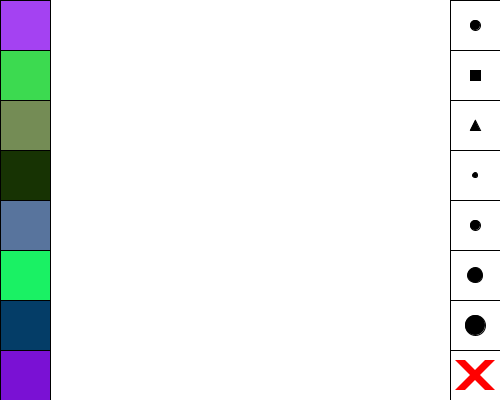
Frame 1 (no input)
Frame 60 (the mouse pressed at the canvas centre just before this capture): identical to frame 1, image omitted
Frame 120 (the mouse held since frame 60 and released just before this capture): identical to frame 1, image omitted

The Processing sketch that drew this single still picture (run headless with seeded random() and noise(); from frame 60 on, the mouse is pressed at the canvas centre):

// Processing sketch: Paint
// ── Paint.pde
/*
* Author: Jared Richardson
 * Date: 7/16/2018
 *
 * Desc: A simple paint program for College for Kids made in Processing 3.3.7
 */

//Global Variables
color[] pallet = new color[8];
color c;
int size, shape;

void setup() {
  size(500, 400);
  background(255, 255, 255);

  //Create random color pallet
  for (int i = 0; i < 8; i++) {    
    c = color(random(255), random(255), random(255));
    fill(c);
    pallet[i] = c;
    rect(0, i*50, 50, 50);
    fill(255, 255, 255);
    rect(450, i*50, 50, 50);
  }

  //set default shape to square and size to 20
  shape = 0;
  size = 10;

  // Draw shape options
  fill(0, 0, 0);
  ellipse(475, 25, size, size);
  rectMode(CENTER);
  rect(475, 75, size, size);
  triangle(475, 125 - int(size/2), 475 - int(size/2), 125 + int(size/2), 475 + int(size/2), 125 + int(size/2));

  //Draw 4 size buttons
  for (int i = 0; i < 4; i++) {
    ellipse(475, (i*50) + 175, (i+1)*5, (i+1)*5);
  }

  //Draw clear button
  noStroke();
  fill(255, 0, 0);
  quad(455, 360, 465, 360, 495, 390, 485, 390);
  quad(455, 390, 465, 390, 495, 360, 485, 360);
}

void draw() {
  noStroke();
}

void mouseClicked() {
  //Determins if on left or right side of UI
  if (mouseX > 0 && mouseX <= 50) {
    c = pallet[mouseY / 50];
  } else if (mouseX >= 450 && mouseX < 500) {
    switch(mouseY / 50) {
    case 0:
      shape = 0;
      break;
    case 1:
      shape =1;
      break;
    case 2:
      shape = 2;
      break;
    case 3:
      size = 5;
      break;
    case 4:
      size = 10;
      break;
    case 5:
      size = 15;
      break;
    case 6:
      size = 20;
      break;
    case 7:
      rectMode(CORNER);
      fill(255, 255, 255);
      rect(51, 0, 398, 398);
      break;
    }
  }
}

void mouseDragged() {
  if (mouseX > 50 && mouseX < 450) {
    fill(c);
    switch(shape) {
    case 0:
      ellipse(mouseX, mouseY, size, size);
      break;
    case 1:
      rect(mouseX, mouseY, size, size);
      break;
    case 2:
      triangle(mouseX, mouseY - int(size/2), mouseX - int(size/2), mouseY + int(size/2), mouseX + int(size/2), mouseY + int(size/2));
      break;
    }
  }
}
